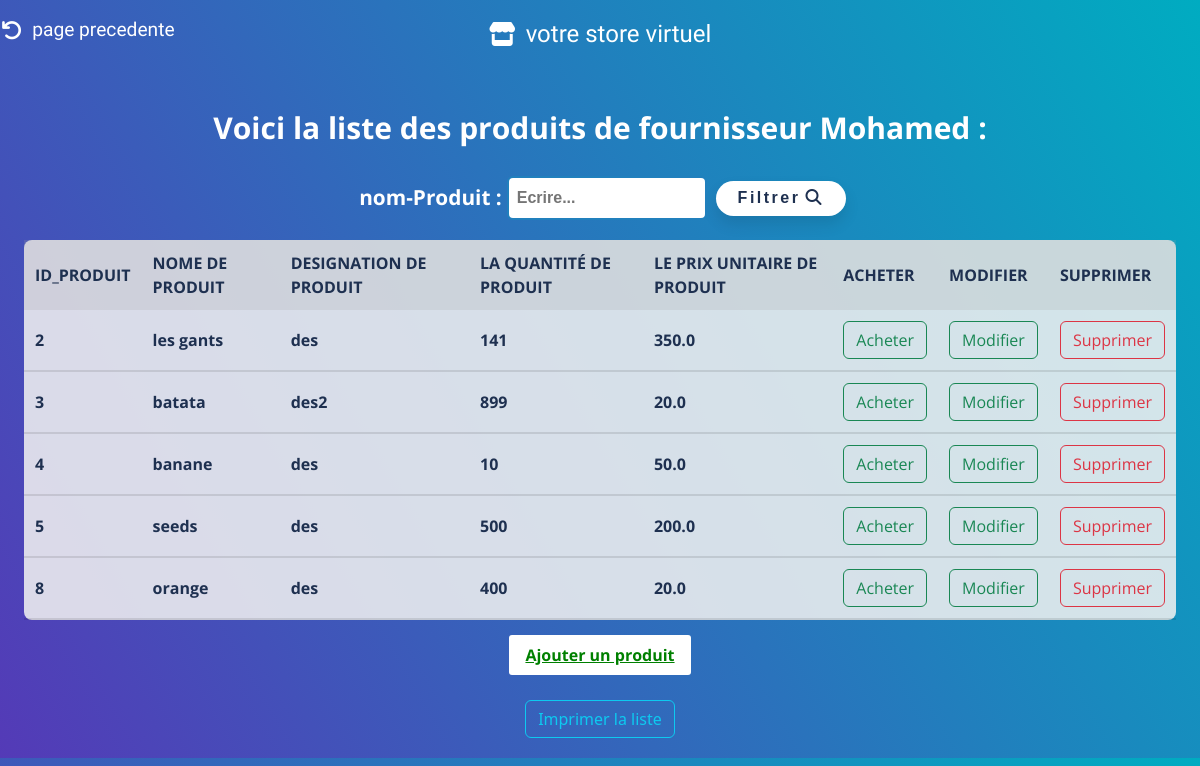
Page /listProduits_fournisseur/2/ on the committed database.
### magasinier/models.py (models this page shows)
class Fournisseur(models.Model):
    nomF = models.CharField(max_length=50)
    prenomF = models.CharField(max_length=50)
    adrF = models.CharField(max_length=50)
    telephone = models.BigIntegerField()
    solde = models.FloatField(max_length=10, default=0)
    produits_fournisseur = models.ManyToManyField(Produit_Fournisseur, related_name='Fournisseurs')

class Produit_Fournisseur(models.Model):
    nomP = models.CharField(max_length=50, default = 'Produit')
    designation = models.CharField(max_length=100,default='des')
    qte = models.IntegerField(default=0)
    prix_unitaire = models.FloatField(max_length=10, default=0)

### magasinier/views.py (the view)
# urls.py: path('listProduits_fournisseur/<int:fournisseur_id>/', views.afficher_listeP_fournisseur, name='listeProduit_fournisseur'),
def afficher_listeP_fournisseur(request, fournisseur_id):
    fournisseur = get_object_or_404(Fournisseur, pk=fournisseur_id)
    cherch = request.GET.get('chercher')
    produits_fournisseur = fournisseur.produits_fournisseur.all()
    if cherch:
        produits_fournisseur = produits_fournisseur.filter(nomP__startswith=cherch)
    return render(request,"listeProduits_fournisseur.html",{"produits_fournisseur":produits_fournisseur,"fournisseur":fournisseur})

### magasinier/templates/listeProduits_fournisseur.html (shortened to what this page needs)
{% load static %}
<!DOCTYPE html>
<html lang="en">
<head>
    <link rel="stylesheet" type="text/css" href="{% static 'css/bootstrap.min.css' %}">
    <link rel="stylesheet" href="{% static 'css/styleModal.css' %}">
    <link href="{% static 'fontawesomefree/css/all.min.css' %}" rel="stylesheet" type="text/css">
    <link
      rel="stylesheet"
      href="{% static 'css/list.css' %}"
      type="text/css"
    />
</head>
<body>
    <a href="{% url 'gerer_fournisseur' %}" style="all: unset"><div class="logo"  onmouseover="document.querySelector('.fa-arrow-rotate-left').style.color='rgba(255, 255, 255, 0.39)';
        this.style.color='rgba(255, 255, 255, 0.39)';"onmouseout="document.querySelector('.fa-arrow-rotate-left').style.color='rgb(255, 255, 255)';
        this.style.color='rgb(255, 255, 255)'; " style=" position: absolute;
            top: 0;
            left: 0;
            cursor: pointer;
            text-wrap: nowrap;
            display: flex;
            align-items: center;
            justify-content: center;
            padding: 6px;
            font-family: 'Bubblegum Sans', sans-serif;
            color: rgb(255, 255, 255);
            font-size: 1.2rem;
            background-color: transparent;
            border-radius: 30px;
            transition: 0.2s;
            font-weight: 100;
            margin-left: 28px;
            width: 10%;
            margin-top: 10px;"><i class="fa-solid fa-arrow-rotate-left" style="font-size: 1.3rem;color: white; margin-right: 10px;"></i>page precedente</div></a>
    <a href="{% url 'magazinier' %}" style="all: unset"><div class="logo"  onmouseover="this.style.backgroundColor='rgba(255, 255, 255, 0.39)';"onmouseout="this.style.backgroundColor='transparent'; " style=" position: absolute;
        top: 0;
        left: 50%;
        transform: translateX(-50%);
        cursor: pointer;
        text-wrap: nowrap;
        display: flex;
        align-items: center;
        justify-content: center;
        padding: 6px;
        font-family: 'Bubblegum Sans', sans-serif;
        color: rgb(255, 255, 255);
        font-size: 1.5rem;
        background-color: transparent;
        border-radius: 30px;
        font-weight: 100;
        transition: 0.8s;
        width: 20%;
        margin-top: 10px;"><i class="fa-solid fa-store" style="font-size: 1.5rem;color: white; margin-right: 10px;"></i>votre store virtuel</div></a>
    <h4>Voici la liste des produits de fournisseur {{fournisseur.nomF}} :</h4>
    <form method="GET" action="{% url 'listeProduit_fournisseur' fournisseur.id %}">
        <label for="chercher">nom-Produit :</label>
        <input type="text" id="chercher" name="chercher" placeholder="Ecrire...">
        <button type="submit">Filtrer<i class="fa-solid fa-magnifying-glass"></i></button>
    </form>
    <table >
        <tr class="table-info">
            <th>ID_produit</th>
            <th>Nome de produit</th>
            <th>Designation de produit</th>
            <th>la Quantité de produit</th>
            <th>le prix unitaire de produit</th>
            <th>acheter</th>
            <th>Modifier</th>
            <th>Supprimer</th>
        </tr>
         {% for p in produits_fournisseur %}
         <tr>
         <td>{{p.id}}</td>
         <td> {{p.nomP}} </td>
         <td> {{p.designation}} </td>
         <td> {{p.qte}} </td>
         <td> {{p.prix_unitaire}} </td>
         <td><a href="{% url 'acheter_matiereP' fournisseur.id p.id %}" class="btn btn-outline-success"> Acheter </a></td>
         <td><a href="{% url 'modifier_fournisseurP' fournisseur.id p.id %}" class="btn btn-outline-success"> Modifier </a></td>
         <td><a href="#" class="btn btn-outline-danger"  onclick="confirmDelete('{{fournisseur.id}}','{{ p.id }}')">Supprimer</a></td>
         </tr>
         {% endfor%}
        </table>
        <a href="{% url 'ajouter_produitF' fournisseur.id %}" class="confirm-button"style="background-color:white;color:green;">Ajouter un produit</a>
        <a href="#" type="button" onclick="printProducts()" class="btn btn-outline-info" style="margin: 20px;">Imprimer la liste</a>
</body>
</html>

### magasinier/static/css/styleModal.css (style rules this page uses)
.confirm-button, .cancel-button { padding: 8px 16px; margin: 5px; border: none; border-radius: 3px; cursor: pointer; }
.confirm-button { background-color:rgb(49, 104, 144); color: white; }

### magasinier/static/css/list.css (style rules this page uses)
* { margin: 0; padding: 0; color: #fff; font-family: 'Open Sans', sans-serif; font-weight: bold; }
body { background: linear-gradient(60deg, rgba(84,58,183,1) 0%, rgba(0,172,193,1) 100%); display: flex; align-items: center; justify-content: center; flex-direction: column; }
h4 { margin: 30px;margin-top: 110px; font-size: 30px;font-weight: bold; }
form { display: flex; align-items: center; justify-content: center; font-family: Arial, sans-serif; }
form label { display: block; margin-left: 5px; margin-right: 5px; font-weight: bold; font-size: 1.3rem; color: #ffffff; }
form input[type="text"], form input[type="date"], form input[type="day"], form input[type="month"], form input[type="year"] { padding: 8px; font-size: 16px; border: 2px solid #2180BD; border-radius: 6px; color: #2180BD; transition: border-color 0.3s ease; width: 200px; }
form button[type="submit"] { margin-left: 9px; width: 130px; height: 35px; font-weight: bold; letter-spacing: 2.5px; color: rgb(30,48,80); background-color: #fff; border: none; border-radius: 25px; box-shadow: 0px 8px 15px rgba(0, 0, 0, 0.1); transition: all 0.3s ease 0s; cursor: pointer; outline: none; }
form button[type="submit"] i { color: rgb(30,48,80); margin-left: 5px; }
table { margin-bottom: 10px; width: 96%; background-color: rgba(240, 240, 240, 0.87); margin-top: 20px; border-collapse: collapse; border-radius: 8px; }
th, td { padding: 11px; text-align: left; font-weight: bold; font-size: 16px; color: rgb(30,48,80); }
th { background-color: rgba(159, 159, 159, 0.2); text-transform: uppercase; }
td { border-bottom: solid 2px rgba(5, 5, 5, 0.1); }

### rows in the picture
Fournisseur: nomF "Mohamed"
Produit_Fournisseur: id "2", nomP "les gants", designation "des", qte "141", prix_unitaire "350.0"
Produit_Fournisseur: id "3", nomP "batata", designation "des2", qte "899", prix_unitaire "20.0"
Produit_Fournisseur: id "4", nomP "banane", designation "des", qte "10", prix_unitaire "50.0"
Produit_Fournisseur: id "5", nomP "seeds", designation "des", qte "500", prix_unitaire "200.0"
Produit_Fournisseur: id "8", nomP "orange", designation "des", qte "400", prix_unitaire "20.0"
